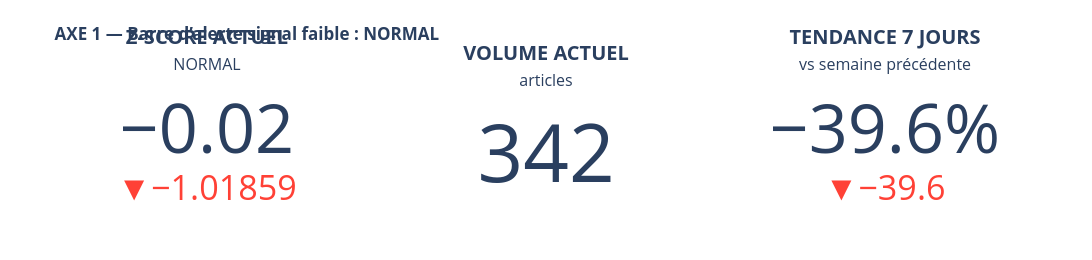

Notebook cell for this chart:
### Code cell
# ============================================================
# AXE 1 — Barre d'alerte signal faible
# ============================================================

latest = daily.sort_values("date").iloc[-1]

latest_z = latest["z_score"]
latest_volume = latest["volume_articles"]
latest_rolling = latest["rolling_7j"]

previous_7d = daily.sort_values("date").tail(14).head(7)["volume_articles"].mean()
last_7d = daily.sort_values("date").tail(7)["volume_articles"].mean()

trend_pct = ((last_7d - previous_7d) / previous_7d) * 100 if previous_7d != 0 else 0

if latest_z >= 2:
    alert_status = "ALERTE"
    alert_color = COLORS["red"]
elif latest_z >= 1:
    alert_status = "SURVEILLANCE"
    alert_color = COLORS["orange"]
else:
    alert_status = "NORMAL"
    alert_color = COLORS["green"]

fig = go.Figure()

fig.add_trace(go.Indicator(
    mode="number+delta",
    value=latest_z,
    number={"valueformat": ".2f"},
    delta={"reference": 1, "relative": False},
    title={"text": f"<b>Z-SCORE ACTUEL</b><br><span style='font-size:0.8em'>{alert_status}</span>"},
    domain={"x": [0, 0.33], "y": [0, 1]}
))

fig.add_trace(go.Indicator(
    mode="number",
    value=latest_volume,
    number={"valueformat": ",.0f"},
    title={"text": "<b>VOLUME ACTUEL</b><br><span style='font-size:0.8em'>articles</span>"},
    domain={"x": [0.34, 0.66], "y": [0, 1]}
))

fig.add_trace(go.Indicator(
    mode="number+delta",
    value=trend_pct,
    number={"suffix": "%", "valueformat": ".1f"},
    delta={"reference": 0},
    title={"text": "<b>TENDANCE 7 JOURS</b><br><span style='font-size:0.8em'>vs semaine précédente</span>"},
    domain={"x": [0.67, 1], "y": [0, 1]}
))

fig.update_layout(
    title=f"<b>AXE 1 — Barre d’alerte signal faible : {alert_status}</b>",
    width=1100,
    height=260,
    paper_bgcolor="white",
    margin=dict(l=40, r=40, t=80, b=40)
)

fig.show()

### Figure 1 — Plotly figure (JSON) as saved in the notebook; plotly's stock layout.template omitted (floating-point values rounded to 4 significant figures)
{"data": [{"delta": {"reference": 1, "relative": false}, "domain": {"x": [0, 0.33], "y": [0, 1]}, "mode": "number+delta", "number": {"valueformat": ".2f"}, "title": {"text": "<b>Z-SCORE ACTUEL</b><br><span style='font-size:0.8em'>NORMAL</span>"}, "type": "indicator", "value": -0.01859}, {"domain": {"x": [0.34, 0.66], "y": [0, 1]}, "mode": "number", "number": {"valueformat": ",.0f"}, "title": {"text": "<b>VOLUME ACTUEL</b><br><span style='font-size:0.8em'>articles</span>"}, "type": "indicator", "value": 342}, {"delta": {"reference": 0}, "domain": {"x": [0.67, 1], "y": [0, 1]}, "mode": "number+delta", "number": {"suffix": "%", "valueformat": ".1f"}, "title": {"text": "<b>TENDANCE 7 JOURS</b><br><span style='font-size:0.8em'>vs semaine précédente</span>"}, "type": "indicator", "value": -39.61}], "layout": {"height": 260, "margin": {"b": 40, "l": 40, "r": 40, "t": 80}, "paper_bgcolor": "white", "title": {"text": "<b>AXE 1 — Barre d’alerte signal faible : NORMAL</b>"}, "width": 1100}}
